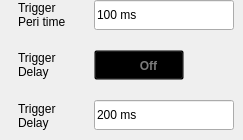
    <widget class="QWidget" name="PeriodicTimerControl">
     <widget class="RtSa_LineEdit" name="edit_Peri_time">
      <property name="geometry">
       <rect>
        <x>94</x>
        <y>0</y>
        <width>140</width>
        <height>30</height>
       </rect>
      </property>
      <property name="styleSheet">
       <string notr="true">#RtSa_Dialog_TriggerSetup[status = &quot;outdoor&quot;]
RtSa_LineEdit,
RtSa_LineEdit:disable
{
	background:rgba(255,255,255,1);
	color:rgba(162, 115, 0,1);
	padding:8px 6px 7px 6px ;
	font: 75 13px &quot;Arial&quot;;
	font-weight:bold;
}
#RtSa_Dialog_TriggerSetup[status = &quot;outdoor&quot;]
RtSa_LineEdit:focus
{
	outline: none;
	border:2px solid rgba(162,115,0,1);
	padding:6px 6px 5px 8px ;
}</string>
      </property>
      <property name="text">
       <string>100 ms</string>
      </property>
      <property name="readOnly">
       <bool>true</bool>
      </property>
      <property name="status" stdset="0">
       <string>outdoor</string>
      </property>
     </widget>
     <widget class="QLabel" name="label_15">
      <property name="geometry">
       <rect>
        <x>18</x>
        <y>0</y>
        <width>66</width>
        <height>30</height>
       </rect>
      </property>
      <property name="font">
       <font>
        <family>Arial</family>
        <weight>50</weight>
        <italic>false</italic>
        <bold>false</bold>
       </font>
      </property>
      <property name="text">
       <string>Trigger
Peri time</string>
      </property>
     </widget>
     <widget class="QLabel" name="label_16">
      <property name="geometry">
       <rect>
        <x>18</x>
        <y>100</y>
        <width>54</width>
        <height>31</height>
       </rect>
      </property>
      <property name="text">
       <string>Trigger
Delay</string>
      </property>
     </widget>
     <widget class="RtSa_LineEdit" name="edit_PeriTime_DelayValue">
      <property name="geometry">
       <rect>
        <x>94</x>
        <y>100</y>
        <width>140</width>
        <height>30</height>
       </rect>
      </property>
      <property name="text">
       <string>200 ms</string>
      </property>
      <property name="readOnly">
       <bool>true</bool>
      </property>
     </widget>
     <widget class="QLabel" name="label_17">
      <property name="geometry">
       <rect>
        <x>18</x>
        <y>50</y>
        <width>52</width>
        <height>30</height>
       </rect>
      </property>
      <property name="text">
       <string>Trigger
Delay</string>
      </property>
     </widget>
     <widget class="QPushButton" name="pb_PeriTime_DelayOn">
      <property name="geometry">
       <rect>
        <x>94</x>
        <y>50</y>
        <width>90</width>
        <height>30</height>
       </rect>
      </property>
      <property name="focusPolicy">
       <enum>Qt::NoFocus</enum>
      </property>
      <property name="styleSheet">
       <string notr="true">QPushButton
{
	background-color:rgba(0,0,0,0);
	font: 75 13px &quot;Arial&quot;;
	font-weight:bold;
}
QPushButton:checked
{
	padding:7px 44px 6px 25px;
	color:rgba(87, 87, 87, 1);
	border-image: url(:/rtsa/image/toggle_on.png);
}

QPushButton:!checked
{
	padding:7px 17px 6px 36px;
	color:rgba(123, 123, 123, 1);
	border-image: url(:/rtsa/image/toggle_off.png);
}</string>
      </property>
      <property name="text">
       <string>Off</string>
      </property>
      <property name="checkable">
       <bool>true</bool>
      </property>
      <property name="checked">
       <bool>false</bool>
      </property>
     </widget>
    </widget>
